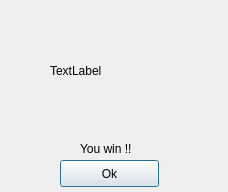
<?xml version="1.0" encoding="UTF-8"?>
<ui version="4.0">
 <class>Winner</class>
 <widget class="QDialog" name="Winner">
  <property name="geometry">
   <rect>
    <x>0</x>
    <y>0</y>
    <width>228</width>
    <height>192</height>
   </rect>
  </property>
  <property name="windowTitle">
   <string>Winner</string>
  </property>
  <widget class="QPushButton" name="pushButton">
   <property name="geometry">
    <rect>
     <x>60</x>
     <y>160</y>
     <width>99</width>
     <height>27</height>
    </rect>
   </property>
   <property name="text">
    <string>Ok</string>
   </property>
  </widget>
  <widget class="QLabel" name="label">
   <property name="geometry">
    <rect>
     <x>80</x>
     <y>140</y>
     <width>81</width>
     <height>17</height>
    </rect>
   </property>
   <property name="text">
    <string>You win !! </string>
   </property>
  </widget>
  <widget class="QLabel" name="label_2">
   <property name="geometry">
    <rect>
     <x>50</x>
     <y>10</y>
     <width>131</width>
     <height>121</height>
    </rect>
   </property>
   <property name="text">
    <string>TextLabel</string>
   </property>
  </widget>
 </widget>
 <resources/>
 <connections/>
</ui>
